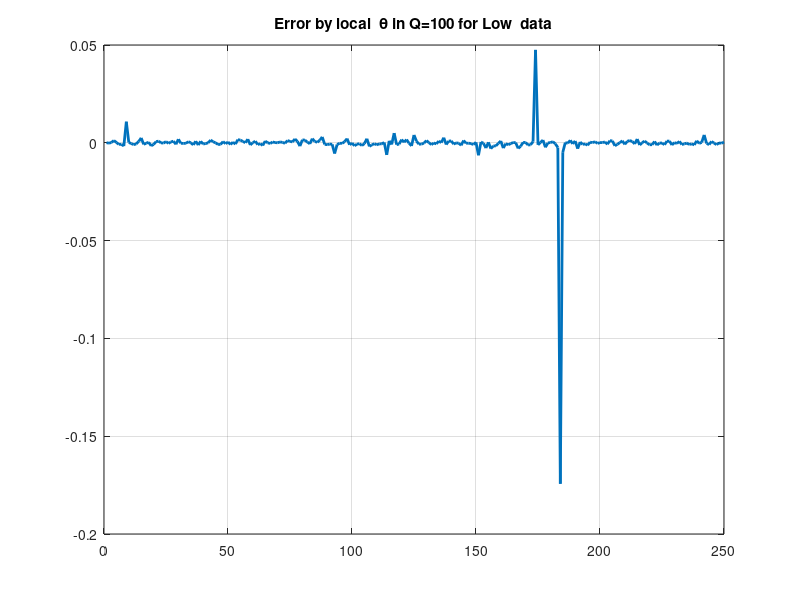

Source code (MATLAB): (Note: this script raises an error after producing the figure.)
close all;clear all;clc
format long
%% Load Data
load data
%% 
y_Low=data(:,3);
y_Medium=data(:,4);
y_High=data(:,5);
u_Low=data(:,1);
u_Medium=data(:,1);
u_High=data(:,1);

% Num=randperm(1000);
no_datapoints = 2000;
no_partitons = 10
%% Switch data
Switch={'Low';'Medium';'High'};
for K=1:length(Switch)
    %% import 'Low' 'Medium' 'High'
u=sort((eval(strcat('u_',Switch{K}))));
y=sort((eval(strcat('y_',Switch{K}))));
data=sortrows(data);
Num=randperm(no_datapoints);
    u=u(Num);
    y=y(Num);
%% Divide Data
Q=100;
n=no_partitons;
Percent=0.75;  %  =>   75%    =>  Train:=75  Test:=25
Reg=8;  % => [1 u u^2 ... u^8]
U_Test_all=[];
U_Test_m=[];
temp=[];
for i=1:n
    %% 
    ud{i}=u((i-1)*Q+1:(i*Q));
    yd{i}=y((i-1)*Q+1:(i*Q));
    %% Test & Train
    u_Train{i}=ud{i}(1:ceil(Percent*length(ud{i})));
    u_Test{i}=ud{i}(ceil(Percent*length(ud{i}))+1:end);
    y_Train{i}=yd{i}(1:ceil(Percent*length(yd{i})));
    y_Test{i}=yd{i}(ceil(Percent*length(yd{i}))+1:end);
    U=[];
    for k=0:Reg
        U=[U (u_Train{i}).^k];
    end
    Y=y_Train{i};
    %% LS Algorithm 
    theta_save{i}=U\Y;
    %% 
    U_Test_all=[U_Test_all (u_Test{i})];
    U_Test_m=[U_Test_m;(u_Test{i})];
    temp=[temp;(y_Test{i})];
end
Y=temp;
theta=mean(cell2mat(theta_save),2)
Y_hat=[];
for i=1:n
%% matrix U for local u_Test 
U=[];
    for k=0:Reg
        U=[U U_Test_all(:,i).^k];
    end
            Y_hat=[Y_hat;U*theta_save{i}];
            Y_hat_save{i}=U*theta_save{i};
end
%% matrix U for all u_Test 
U_m=[];
    for k=0:Reg
        U_m=[U_m U_Test_m.^k];
    end
    Y_hat_m=U_m*theta;
%% plot the result 
%% Local theta
figure
plot(Y-Y_hat,'linewidth',2)
disp(sprintf('Error_local theta %s=%d',Switch{K},(Y-Y_hat)'*(Y-Y_hat)));
title(sprintf('Error by local %s in Q=%d for %s  data',' \theta',Q,Switch{K}))
grid on
figure
crosscorr(Y-Y_hat,Y-Y_hat)
title(sprintf('Cross correlation Error by local %s for %s data',' \theta',Switch{K}))
grid on
figure
plot(Y)
hold on
plot(Y_hat,':r')
legend('Y_{real}','Y_{Estimate in Lacal}')
title(sprintf('Estimate by local %s for %s  data', '\theta',Switch{K}))
grid on

%% Mean theta
figure
plot(Y-Y_hat_m,'linewidth',2)
title(sprintf('Error by mean %s for %s data',' \theta',Switch{K}))
grid on
figure
crosscorr(Y-Y_hat_m,Y-Y_hat_m)
title(sprintf('Cross correlation Error by mean %s for %s data',' \theta',Switch{K}))
grid on
disp(sprintf('Error_mean theta %s=%d',Switch{K},(Y-Y_hat_m)'*(Y-Y_hat_m)));
figure
plot(Y)
hold on
plot(Y_hat_m,':r')
legend('Y_{real}','Y_{Estimate by mean \theta}')
title(sprintf('Estimate by mean %s for %s data',' \theta',Switch{K}))
grid on
%%
%%  Data fo plot Error bar
    Y_hat=[];
    UU=sort(U_Test_all,1);   % for plot E.B. we need to sort the data
for i=1:n
%% matrix U for local u_Test 
U=[];
    for k=0:Reg
        U=[U UU(:,i).^k];
    end
            Y_hat_save_EB{i}=U*theta_save{i};
end
Mean=mean(cell2mat(Y_hat_save_EB),2);   % mean Local Y_hat
Delta = std(cell2mat(Y_hat_save_EB),0,2);   %  +- sigma
%% Normal the data 
 x=mean(mapminmax(UU',0,1),1);
 %% plot
figure
plot(x,Mean,'r','linewidth',1.5)
hold on
plot(x,Mean+Delta,':k','linewidth',1.5)
hold on
plot(x,Mean-Delta,':b','linewidth',1.5)
grid on
title(sprintf('Error Bar : choice %s data from [0 1]',Switch{K}))
legend('y-hat_{mean}','y-hat_{mean}+\sigma_y','y-hat_{mean}-\sigma_y','Location','SouthEast')
end